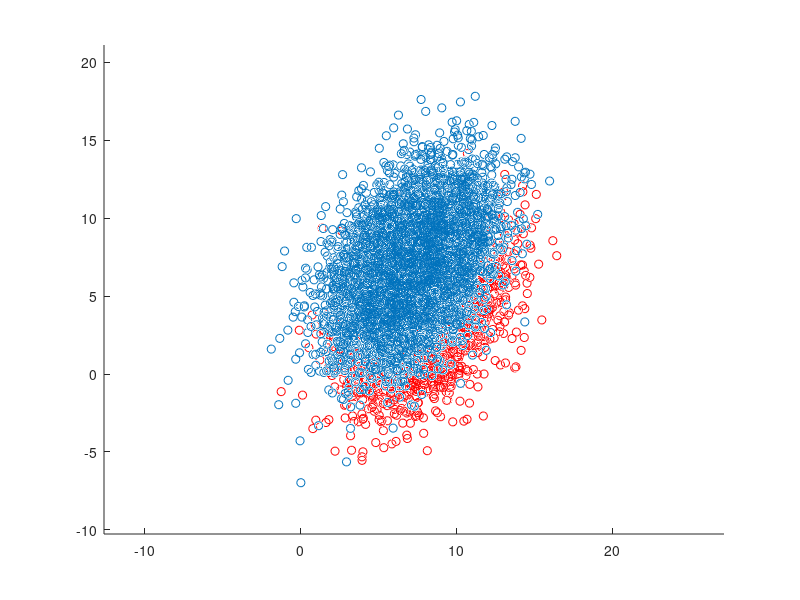

Recreate this plot in MATLAB.
load ('donnees.mat')

close all
figure(1)
hold on

axis equal

scatter3(C1(:, 1), C1(:,2),C1(:, 3))
scatter3(C2(:, 1), C2(:,2),C2(:, 3), 'r')
hold off


